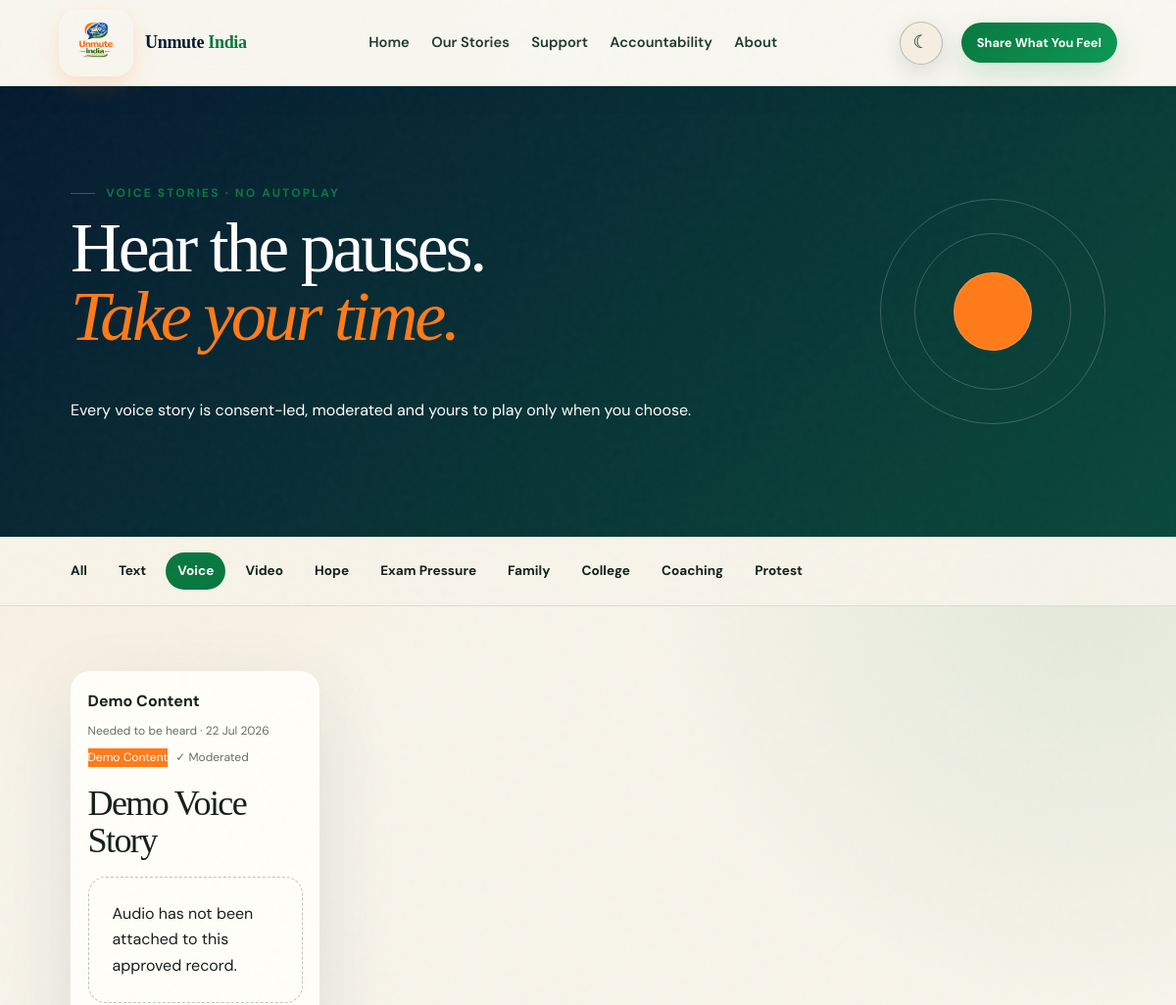
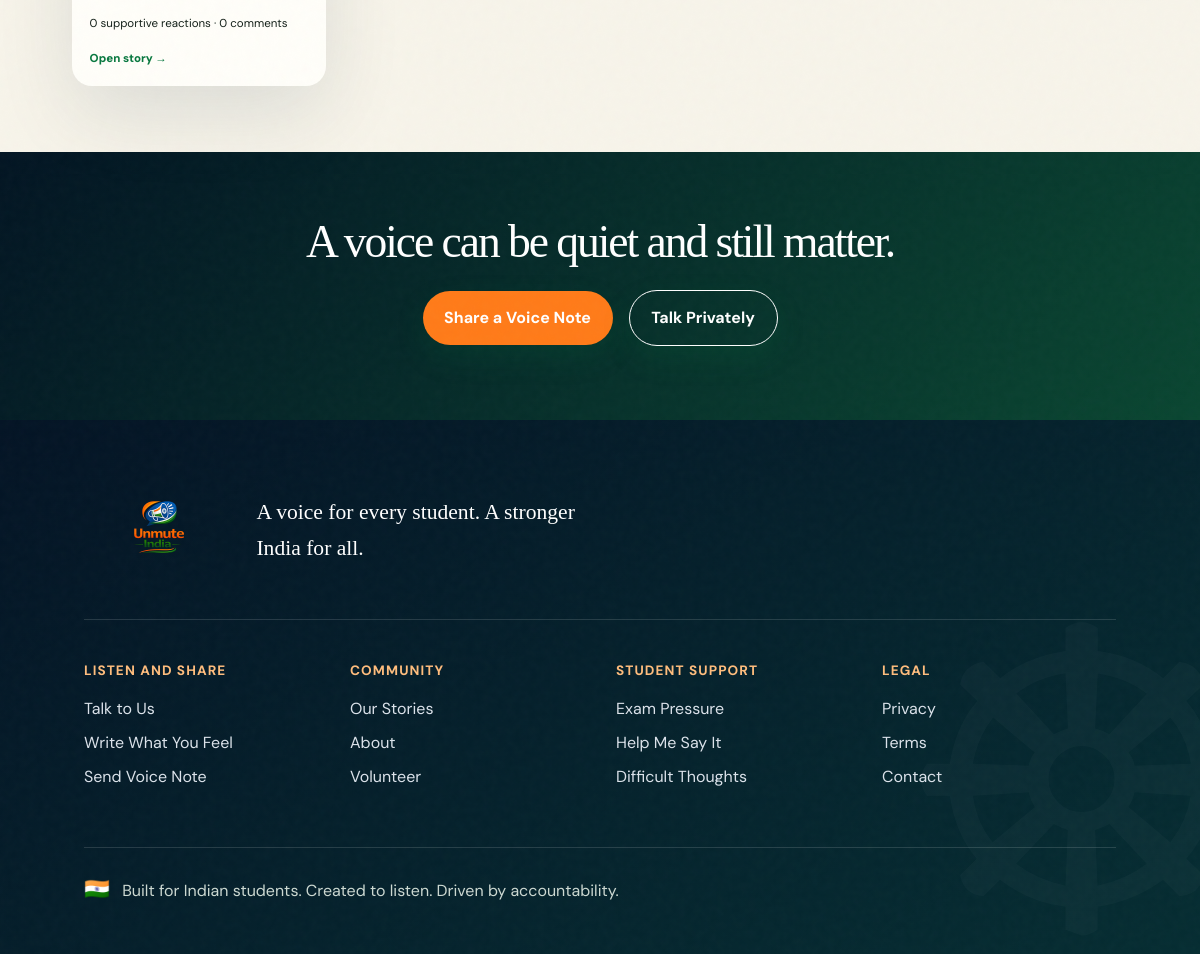
The app's page /stories/voice/ with its own data (2 pictures, top to bottom).
### indiaApp/models.py (models this page shows, shortened)
class TimeStampedModel(models.Model):
    created_at = models.DateTimeField(auto_now_add=True)
    updated_at = models.DateTimeField(auto_now=True)
    class Meta:
        abstract = True

class Story(TimeStampedModel):
    MODES = [('support','Support only'),('advice','Advice welcome'),('none','No comments')]
    FORMATS = [('text','Text'),('voice','Voice'),('video','Video')]
    TOPICS = [('heard','Needed to be heard'),('alone','I thought I was alone'),('listened','Someone listened to me'),('hope','I did not give up'),('message','To another student'),('exam','Exam pressure'),('family','Family pressure'),('college','College life'),('coaching','Coaching pressure'),('protest','Protest experience')]
    title = models.CharField(max_length=140, blank=True)
    body = models.TextField()
    slug = models.SlugField(unique=True)
    display_name = models.CharField(max_length=80, blank=True)
    age_group = models.CharField(max_length=40, blank=True)
    state = models.CharField(max_length=80, blank=True)
    story_format = models.CharField(max_length=10, choices=FORMATS, default='text', db_index=True)
    topic = models.CharField(max_length=20, choices=TOPICS, default='heard', db_index=True)
    public_media = models.FileField(upload_to='stories/', blank=True, validators=[FileExtensionValidator(['mp3','m4a','wav','ogg','webm','mp4','mov'])])
    transcript = models.TextField(blank=True)
    duration = models.CharField(max_length=12, blank=True)
    content_warning = models.CharField(max_length=180, blank=True)
    face_hidden = models.BooleanField(default=False)
    audio_only = models.BooleanField(default=False)
    approved = models.BooleanField(default=False, db_index=True)
    comment_mode = models.CharField(max_length=10, choices=MODES, default='support')
    moderation_status = models.CharField(max_length=12, choices=[('draft','Draft'),('review','Pending Review'),('published','Published'),('rejected','Rejected'),('archived','Archived')], default='review', db_index=True)
    public_consent = models.BooleanField(default=False, db_index=True)
    privacy_review_complete = models.BooleanField(default=False, db_index=True)
    location_consented = models.BooleanField(default=False)
    published_at = models.DateTimeField(null=True, blank=True, db_index=True)
    removed_at = models.DateTimeField(null=True, blank=True, db_index=True)
    featured = models.BooleanField(default=False, db_index=True)
    thumbnail = models.ImageField(upload_to='story_thumbnails/', blank=True)
    is_demo = models.BooleanField(default=False, db_index=True)

### indiaApp/views.py (the view)
# urls.py: path('stories/voice/', views.story_format_page, {'story_format':'voice'}, name='voice_stories'),
def story_format_page(request, story_format):
    templates={'text':'stories/text_stories.html','voice':'stories/voice_stories.html','video':'stories/video_stories.html'}
    if story_format not in templates: return redirect('stories')
    page=Paginator(public_stories().filter(story_format=story_format), 8 if story_format!='video' else 4).get_page(request.GET.get('page'))
    return render(request,templates[story_format],{'page_obj':page,'stories':page.object_list,'story_format':story_format})

### indiaApp/views.py (called while the page is built)
def public_stories():
    return Story.objects.filter(approved=True, moderation_status='published', public_consent=True, privacy_review_complete=True, removed_at__isnull=True).annotate(reaction_count=Count('reactions', distinct=True), comment_count=Count('comments', filter=Q(comments__approved=True), distinct=True)).order_by('-featured','-published_at','-created_at')

### templates/stories/voice_stories.html (shortened to what this page needs)
{% extends 'base.html' %}{% load static %}{% block title %}Voice Stories | Unmute India{% endblock %}{% block css %}<meta name="description" content="Listen to approved public voice stories from students, with transcripts and accessible controls."><link rel="stylesheet" href="{% static 'css/stories/voice_stories.css' %}">{% endblock %}{% block content %}<header class="collection-hero voice-collection"><div><p class="eyebrow green">VOICE STORIES · NO AUTOPLAY</p><h1>Hear the pauses. <em>Take your time.</em></h1><p>Every voice story is consent-led, moderated and yours to play only when you choose.</p></div><div class="voice-orbit" aria-hidden="true"><i></i></div></header>{% include 'stories/_collection_nav.html' with active='voice' %}<section class="voice-list">{% for story in stories %}<article class="voice-card"><div class="voice-meta"><div><b>{{ story.display_name|default:'Anonymous Student' }}</b><span>{{ story.get_topic_display }} · {{ story.published_at|default:story.created_at|date:'d M Y' }}</span></div><div>{% if story.is_demo %}<span class="demo-badge">Demo Content</span>{% endif %}<span>✓ Moderated</span></div></div><h2>{{ story.title|default:'A voice that chose to speak' }}</h2>{% if story.content_warning %}<p class="content-warning">Content note: {{ story.content_warning }}</p>{% endif %}{% if story.public_media %}<div class="audio-player" data-audio-player><audio preload="metadata" src="{{ story.public_media.url }}"></audio><button type="button" class="audio-play" aria-label="Play voice story">▶</button><div class="audio-track"><div class="audio-times"><span data-current>00:00</span><span>{{ story.duration|default:'--:--' }}</span></div><input type="range" min="0" max="100" value="0" aria-label="Audio progress" data-progress></div><button type="button" data-speed>1x</button><input type="range" min="0" max="1" step=".1" value="1" aria-label="Volume" data-volume></div>{% else %}<div class="media-unavailable">Audio has not been attached to this approved record.</div>{% endif %}<div class="voice-actions">{% if story.transcript %}<button type="button" data-transcript>Read transcript</button>{% endif %}<span>{{ story.reaction_count }} supportive reactions · {{ story.comment_count }} comments</span><a href="{% url 'story_detail' story.slug %}">Open story →</a></div>{% if story.transcript %}<div class="transcript" hidden>{{ story.transcript|linebreaks }}</div>{% endif %}</article>{% empty %}<div class="collection-empty"><span>◉</span><h2>No published voice stories yet.</h2><p>Nothing becomes public without clear permission and staff approval.</p><a class="pill" href="{% url 'talk' %}">Share What You Feel</a><a class="quiet-link" href="{% url 'talk' %}">Talk Privately</a></div>{% endfor %}{% include 'stories/_pagination.html' %}</section><section class="collection-final"><h2>A voice can be quiet and still matter.</h2><a class="pill saffron" href="{% url 'share' 'audio' %}">Share a Voice Note</a><a class="pill ghost" href="{% url 'talk' %}">Talk Privately</a></section>{% endblock %}{% block js %}<script src="{% static 'js/stories/voice_stories.js' %}" defer></script>{% endblock %}

### static/css/base.css (style rules this page uses)
:root { --navy:#081a2f;--blue:#14213d;--cream:#fff9f0;--paper:#fffdf8;--peach:#ffe7d6;--lav:#e9e3ff;--green:#138808;--softgreen:#e4f4ea;--orange:#ff7a00;--ink:#20242a;--muted:#606873;--shadow:0 20px 60px #14213d14;--radius:26px }
html { scroll-behavior:smooth }
* { box-sizing:border-box }
body { margin:0;background:var(--cream);color:var(--ink);font-family:'DM Sans',system-ui,sans-serif;line-height:1.65 }
body,header,section,footer { transition:background .25s,color .25s }
a { color:inherit;text-decoration:none }
.pill { display:inline-flex;align-items:center;justify-content:center;border:0;border-radius:999px;padding:.85rem 1.35rem;background:var(--green);color:white;font:inherit;font-weight:700;cursor:pointer }
.pill.saffron { background:var(--orange) }
.pill.ghost { background:transparent;border:1px solid currentColor }
.eyebrow { font-size:.75rem;letter-spacing:.18em;font-weight:800 }
.eyebrow.green { color:var(--green) }
h1,h2,h3,p { margin-top:0 }
h1 { font-size:clamp(2.7rem,6vw,6.4rem);line-height:.96;letter-spacing:-.06em }
h2 { font-size:clamp(2.15rem,4.5vw,4.6rem);line-height:1.08;letter-spacing:-.05em }
h2 em,h1 em { font-family:'Playfair Display',serif;color:var(--orange) }
section { padding:clamp(4.5rem,9vw,9rem) clamp(1.2rem,7vw,7.5rem) }
:root { --navy:#061a30;--blue:#073f7d;--cream:#f7f4ea;--paper:#fffef9;--peach:#fff0df;--lav:#e8edf4;--green:#08783f;--softgreen:#e7f1e5;--orange:#ff7b19;--ink:#142019;--muted:#637065;--gold:#d7a548;--shadow:0 28px 80px #06243a1c;--radius:32px }
body { background:radial-gradient(circle at 8% 15%,#ffca8b30,transparent 26%),radial-gradient(circle at 92% 30%,#64a67c24,transparent 25%),var(--cream) }
.pill { background:linear-gradient(135deg,#08783f,#0d9854);box-shadow:0 12px 30px #08783f28;transition:transform .25s,box-shadow .25s }
.eyebrow::before { content:"";display:inline-block;width:25px;height:1px;background:currentColor;vertical-align:middle;margin-right:.7rem }
h1,h2 { font-family:Georgia,'Times New Roman',serif;font-weight:500;letter-spacing:-.045em }

### static/css/stories/voice_stories.css (style rules this page uses)
.voice-list { display:grid!important;grid-template-columns:repeat(4,minmax(0,1fr));gap:.8rem;max-width:1500px!important }
.voice-card { margin:0!important;padding:1.1rem!important;border-radius:20px!important }
.voice-card h2 { font-size:clamp(1.3rem,1.8vw,1.8rem)!important;margin:1.1rem 0!important }
.voice-meta { display:block!important }
.voice-meta>div:last-child { margin-top:.4rem }
.voice-actions { font-size:.72rem!important }
.voice-actions a { margin-left:0!important }
.voice-collection { background:linear-gradient(135deg,#061a30,#0a493a);color:#fff }
.voice-orbit { position:relative;width:230px;height:230px }
.voice-orbit i { position:absolute;inset:0;border:1px solid #fff3;border-radius:50% }
.voice-orbit i:nth-child(3) { inset:75px;background:#ff7b19 }
.voice-list { max-width:1150px;margin:auto }
.voice-card { padding:clamp(1.3rem,3vw,2.5rem);margin-bottom:1rem;border-radius:28px;background:var(--paper);box-shadow:var(--shadow) }
.voice-meta { display:flex;justify-content:space-between;gap:1rem }
.voice-meta>div { display:flex;gap:.5rem;flex-wrap:wrap }
.voice-meta span { font-size:.75rem;color:var(--muted) }
.voice-card h2 { font-size:clamp(1.8rem,3vw,3rem)!important;margin:1.7rem 0 }
.voice-actions { display:flex;gap:1rem;align-items:center;flex-wrap:wrap;margin-top:1rem }
.voice-actions a { margin-left:auto;color:var(--green);font-weight:800 }
.media-unavailable { padding:1.5rem;border:1px dashed #37594355;border-radius:18px }

### static/css/responsive.css (style rules this page uses)
section { padding: clamp(3.5rem,5.5vw,5.75rem) clamp(1.2rem,6vw,6rem) !important; }
section h2 { font-size: clamp(2.2rem,3.8vw,4rem) !important; line-height: 1.06 !important; }

### static/css/stories/collections.css (style rules this page uses)
.collection-hero { min-height:460px;padding:clamp(3rem,6vw,6rem);display:flex;align-items:center;justify-content:space-between;gap:4rem;overflow:hidden;background:linear-gradient(135deg,#f0eadc,#e3eee3);color:#17221b }
.collection-hero>div { max-width:900px }
.collection-hero h1 { font-size:clamp(3rem,6vw,6rem) }
.collection-hero h1 em { display:block }
.collection-final { text-align:center;background:linear-gradient(130deg,#031523,#0a4631);color:#fff }
.collection-final h2 { max-width:900px;margin:0 auto 1rem }
.collection-final .pill { margin:.5rem }
.demo-badge { background:#ff7b19!important;color:#fff!important }

### records on screen
Story: display_name "Demo Content", topic "Needed to be heard", published_at "22 Jul 2026", is_demo "Demo Content", title "Demo Voice Story", shows "Audio has not been attached to this approved record.", reaction_count "0", comment_count "0"
